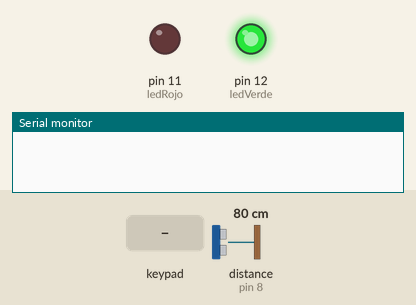
A sketch run on a simulated Arduino Uno, built with avr-gcc and run on an emulated ATmega328P. Shown: output pins drawn as LEDs (lit = HIGH), the last lines printed to the serial monitor. Dashed ring = blinking. The inputs (shaded band) are chosen by the test bench; at power-on: distance to the obstacle (sensor on pin 8) 80 cm. The echo pulse lasts 58.3 µs per cm; pins used as bus, display or sensor lines are not drawn.

Above: at 1.2 s.
1.3 s: keypad keys 1 3 9 7 pressed 0.4 s apart
At 5.8 s:
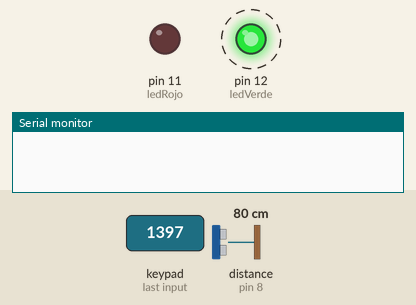
5.9 s: keypad keys 9 8 7 6 pressed 0.4 s apart
At 7.9 s:
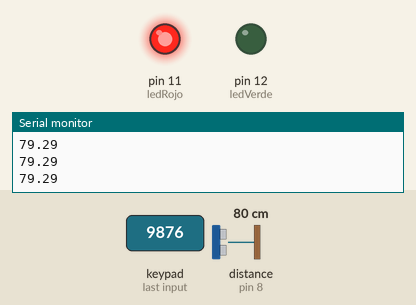
9.0 s: key 'C' pressed
At 9.7 s:
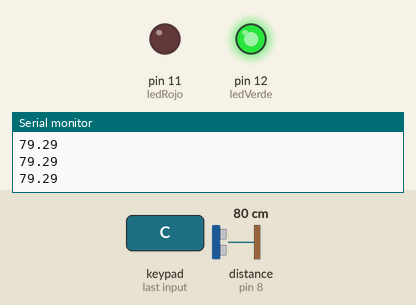
Timing chart, 0 to 12.0 s (numbered marks = the images above; inputs shaded):
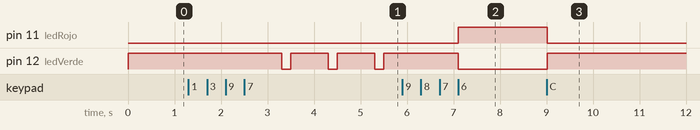

The sketch:

Auto2.4.ino
```cpp
  //AUTORES:
  //Martin Beltran Diaz - UO276244
  //Stelian Adrian Stanci - UO277653
  //Laura Pernia Blanco - UO276264
#include <Keypad.h>

int ledRojo = 11;
int ledVerde = 12;

const byte nfilas = 4;
const byte ncolumnas = 4;
const byte passwordLength = 4;
char teclas[nfilas][ncolumnas] = {
{'1','2','3','A'},
{'4','5','6','B'},
{'7','8','9','C'},
{'*','0','#','D'}
};


//Variables para medir distancias del ultrasonidos
long distance;
long responseTime;
int pinTrig = 9;
int pinEcho = 8;
bool cerca = false;


//Arrays para guardar la contrasña real y la introducida por el usuario.
char password[passwordLength] = {'9','8','7','6'};
char userPwdInput[passwordLength] = {'z','z','z','z'};


//3.-
byte pfilas[nfilas] = {2,3,4,5}; // Filas
byte pcolumnas[ncolumnas] = {A0,A1,A2,A3}; //Columnas
//4.-
Keypad teclado = Keypad(makeKeymap(teclas), pfilas, pcolumnas,
nfilas, ncolumnas);


void setup() {
   Serial.begin(9600);
   pinMode(ledRojo, OUTPUT);
   pinMode(ledVerde, OUTPUT);

   digitalWrite(ledVerde,HIGH);

   pinMode(pinTrig, OUTPUT);
   pinMode(pinEcho, INPUT);

}


void loop() {

  int counterPwdInput = 0;
  //Mientras el último elemento de la contraseña no se introduzca,
  //sigue registrando entradas del teclado.
  while(userPwdInput[passwordLength-1] == 'z'){
    char key = teclado.getKey();

    //Si no se pulsa ninguna tecla, no se registra la entrada
    if(key){
      userPwdInput[counterPwdInput++] = key;
    }

  }


  //Si las contraseñas coinciden
  if(compararContrasenas()){

    //se abre la puerta
    abrirPuerta();

    //Pasan 5 segundos
    int initTime = millis();

    //La puerta permanece abierta durante 5 segundos
    //o hasta que se aparte el objeto cercano si ya pasaron los 5 segundos
    while (millis()-initTime < 5000 || estaCerca()){

      if(estaCerca()){
          initTime = millis(); //se reinicia con otrs 5 sec
      }

 		//si se pulsa la C se cierra
      if(teclado.getKey() == 'C' && !estaCerca()){
       	 break;

      }

    }


  }else{ //la contraseña no coincide

    contrasenaIncorrecta();

  }


  //Se limpia el input del usuario
  resetearUserInput();

  //Se cierra la puerta
  cerrarPuerta();
}


//Si el ultrasonidos detecta algo a menos de 10 centimetros de la puerta, no se cierra
//hasta que el objeto se aleja.
bool estaCerca(){

  //Manda ultrasonidos
  digitalWrite(pinTrig, HIGH);
  delayMicroseconds(10);

  //Apaga el trigger de los ultrasonidos
  digitalWrite(pinTrig, LOW);

  // Medimos el tiempo que tarda en "volver" el ultrasonidos
  responseTime = pulseIn(pinEcho, HIGH);

  //velocidad_sonido x tiempo_echo_a_nivel_alto x 1/2
  //Se divide entre dos porque es el tiempo que tarda en ir y en volver
  float distance = 0.034 * responseTime * 0.5f ;
  Serial.println(distance);


  return distance < 10;

}


//Se abre la puerta
void abrirPuerta(){

  digitalWrite(ledRojo, HIGH);
  digitalWrite(ledVerde,LOW);

}


//Si la contraseña introducida no es correcta, devuelve false
bool compararContrasenas(){

  for(int i = 0; i< passwordLength; i++){

    if(password[i] != userPwdInput[i]){

      return false;

    }

  }


  return true;

}


//Limpia el array con los numeros introducidos por el usuario para
//dejarla vacía
void resetearUserInput(){


  for(int i = 0; i< passwordLength; i++){

  userPwdInput[i] = 'z';

  }

}


//Si la contraseña introducida no es correcta, se ilumina el
//led verde 3 veces en 3 segundos
void contrasenaIncorrecta(){


  int i = 0;
  while(i++ < 3){
    digitalWrite(ledVerde, HIGH);
  delay(800);
  digitalWrite(ledVerde, LOW);
  delay(200);
  }


}

//Se cierra la puerta
void cerrarPuerta(){
  digitalWrite(ledRojo, LOW);
  digitalWrite(ledVerde,HIGH);

}
```

Measured:
- after the input at 1.3 s, pin 12 (ledVerde): alternates HIGH for 0.80 s and LOW for 0.20 s, starting after 2.0 s
- after the input at 5.9 s, pin 11 (ledRojo): LOW → HIGH after 1.2 s; pin 12 (ledVerde): HIGH → LOW after 1.2 s
- after the input at 9.0 s, pin 11 (ledRojo): HIGH → LOW after 0.02 s instead of 3.1 s; pin 12 (ledVerde): LOW → HIGH after 0.02 s instead of 3.1 s
